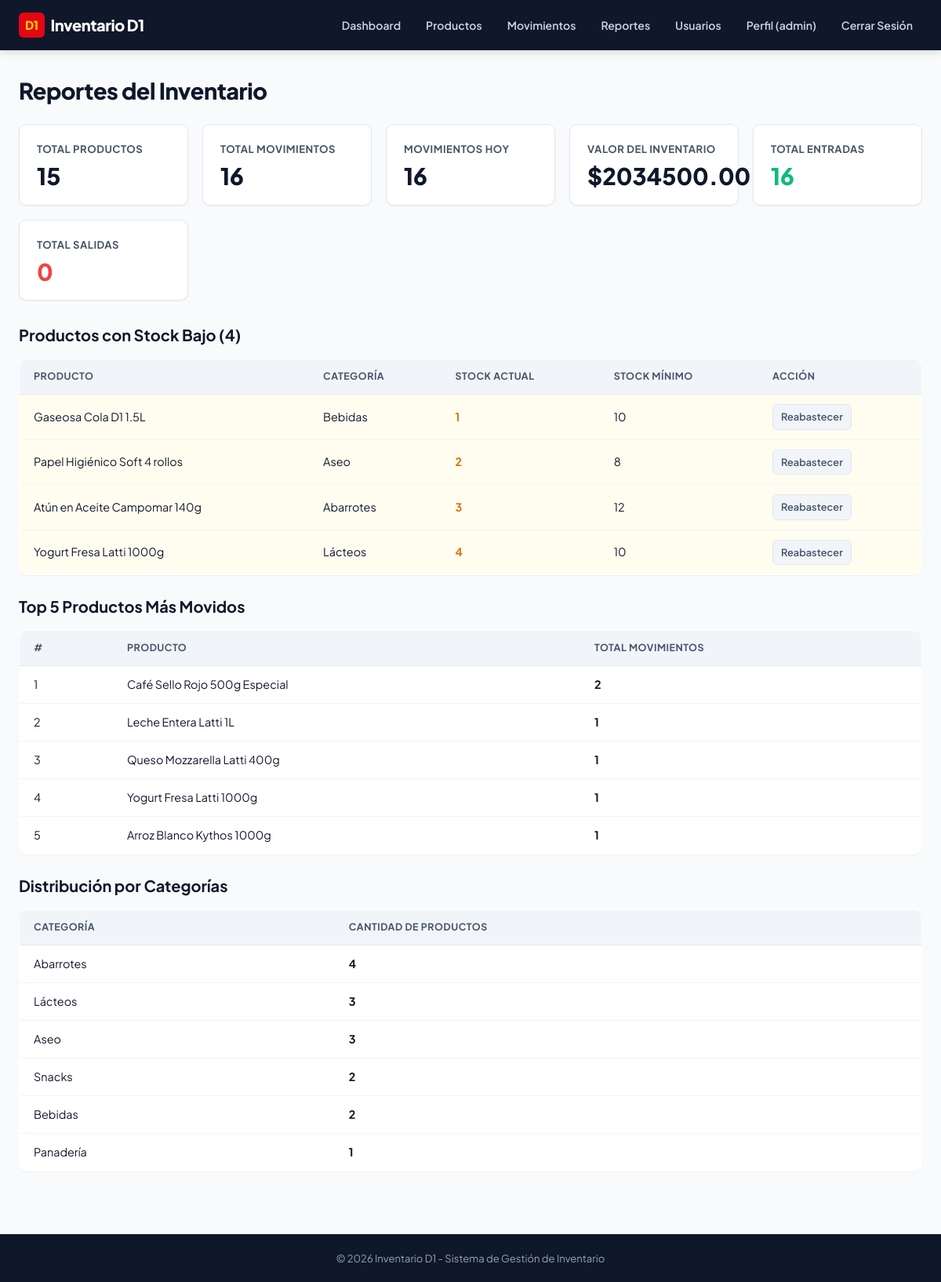
The app's page /reportes (signed in) with its own data.
### app/models.py (models this page shows, shortened)
class Producto(db.Model):
    __tablename__ = 'producto'
    id = db.Column(db.Integer, primary_key=True)
    nombre = db.Column(db.String(150), nullable=False)
    categoria = db.Column(db.String(100), nullable=True)
    precio = db.Column(db.Float, nullable=False)
    cantidad_stock = db.Column(db.Integer, default=0, nullable=False)
    stock_minimo = db.Column(db.Integer, default=5, nullable=False)
    fecha_ingreso = db.Column(db.DateTime, default=datetime.utcnow)
    movimientos = db.relationship('Movimiento', backref='producto', lazy=True, cascade='all, delete-orphan')

### app/routes.py (the view)
@main.route('/reportes')
@login_required
def reportes():
    total_productos = Producto.query.count()
    total_movimientos = Movimiento.query.count()
    movimientos_hoy = Movimiento.query.filter(
        db.func.date(Movimiento.fecha) == date.today()
    ).count()
    valor_inventario = db.session.query(
        db.func.sum(Producto.precio * Producto.cantidad_stock)
    ).scalar() or 0.0
    total_entradas = Movimiento.query.filter_by(tipo='entrada').count()
    total_salidas = Movimiento.query.filter_by(tipo='salida').count()
    productos_stock_bajo = Producto.query.filter(
        Producto.cantidad_stock <= Producto.stock_minimo
    ).order_by(Producto.cantidad_stock.asc()).all()
    top_movidos_query = db.session.query(
        Producto.nombre,
        db.func.count(Movimiento.id).label('total_movs')
    ).join(Movimiento, Producto.id == Movimiento.producto_id)\
     .group_by(Producto.id, Producto.nombre)\
     .order_by(db.desc('total_movs'))\
     .limit(5).all()
    categorias_query = db.session.query(
        Producto.categoria,
        db.func.count(Producto.id).label('total_prods')
    ).group_by(Producto.categoria)\
     .order_by(db.desc('total_prods')).all()
    return render_template('reportes.html',
                           total_productos=total_productos,
                           total_movimientos=total_movimientos,
                           movimientos_hoy=movimientos_hoy,
                           valor_inventario=valor_inventario,
                           total_entradas=total_entradas,
                           total_salidas=total_salidas,
                           productos_stock_bajo=productos_stock_bajo,
                           productos_mas_movidos=top_movidos_query,
                           categorias=categorias_query)

### app/routes.py (called while the page is built)
def login_required(f):
    @wraps(f)
    def decorated_function(*args, **kwargs):
        if 'usuario_id' not in session:
            flash('Debes iniciar sesión para acceder a esta página.', 'warning')
            return redirect(url_for('main.login', next=request.path))
        return f(*args, **kwargs)
    return decorated_function

@main.before_app_request
def cargar_usuario_actual():
    g.usuario = None
    if 'usuario_id' in session:
        g.usuario = db.session.get(Usuario, session['usuario_id'])
        if g.usuario is None:
            session.clear()

@main.app_context_processor
def inject_global_vars():
    return dict(
        usuario_actual=getattr(g, 'usuario', None),
        now=datetime.utcnow()
    )

### app/templates/reportes.html (shortened to what this page needs)
{% extends 'base.html' %}
{% block content %}
<h1>Reportes del Inventario</h1>
<div class="dashboard">
    <div class="card">
        <h2>Total Productos</h2>
        <p class="number">{{ total_productos }}</p>
    </div>
    <div class="card">
        <h2>Total Movimientos</h2>
        <p class="number">{{ total_movimientos }}</p>
    </div>
    <div class="card">
        <h2>Movimientos Hoy</h2>
        <p class="number">{{ movimientos_hoy }}</p>
    </div>
    <div class="card">
        <h2>Valor del Inventario</h2>
        <p class="number">${{ "%.2f"|format(valor_inventario) }}</p>
    </div>
    <div class="card">
        <h2>Total Entradas</h2>
        <p class="number entrada">{{ total_entradas }}</p>
    </div>
    <div class="card">
        <h2>Total Salidas</h2>
        <p class="number salida">{{ total_salidas }}</p>
    </div>
</div>
<section class="reporte-seccion">
    <h2>Productos con Stock Bajo ({{ productos_stock_bajo|length }})</h2>
    {% if productos_stock_bajo %}
        <table id="tabla-reporte-stock-bajo">
            <thead>
                <tr>
                    <th>Producto</th>
                    <th>Categor&iacute;a</th>
                    <th>Stock Actual</th>
                    <th>Stock M&iacute;nimo</th>
                    <th>Acci&oacute;n</th>
                </tr>
            </thead>
            <tbody>
                {% for producto in productos_stock_bajo %}
                <tr class="stock-bajo">
                    <td>{{ producto.nombre }}</td>
                    <td>{{ producto.categoria or 'Sin categoría' }}</td>
                    <td class="warning"><strong>{{ producto.cantidad_stock }}</strong></td>
                    <td>{{ producto.stock_minimo }}</td>
                    <td>
                        <a href="{{ url_for('main.registrar_movimiento', producto_id=producto.id) }}"
                           class="btn-small">Reabastecer</a>
                    </td>
                </tr>
                {% endfor %}
            </tbody>
        </table>
    {% else %}
        <p class="empty success-message">✓ No hay productos con stock bajo.</p>
    {% endif %}
</section>
<section class="reporte-seccion">
    <h2>Top 5 Productos M&aacute;s Movidos</h2>
    {% if productos_mas_movidos %}
        <table id="tabla-reporte-top-productos">
            <thead>
                <tr>
                    <th>#</th>
                    <th>Producto</th>
                    <th>Total Movimientos</th>
                </tr>
            </thead>
            <tbody>
                {% for nombre, total in productos_mas_movidos %}
                <tr>
                    <td>{{ loop.index }}</td>
                    <td>{{ nombre }}</td>
                    <td><strong>{{ total }}</strong></td>
                </tr>
                {% endfor %}
            </tbody>
        </table>
    {% else %}
        <p class="empty">No hay datos suficientes para este reporte.</p>
    {% endif %}
</section>
<section class="reporte-seccion">
    <h2>Distribuci&oacute;n por Categor&iacute;as</h2>
    {% if categorias %}
        <table id="tabla-reporte-categorias">
            <thead>
                <tr>
                    <th>Categor&iacute;a</th>
                    <th>Cantidad de Productos</th>
                </tr>
            </thead>
            <tbody>
                {% for categoria, total in categorias %}
                <tr>
                    <td>{{ categoria or 'Sin categoría' }}</td>
                    <td><strong>{{ total }}</strong></td>
                </tr>
                {% endfor %}
            </tbody>
        </table>
    {% else %}
        <p class="empty">No hay datos suficientes para este reporte.</p>
    {% endif %}
</section>
{% endblock %}

### app/static/css/style.css (style rules this page uses)
:root { --primary: #E30613; --primary-hover: #C20510; --primary-light: #FEE2E2; --accent-yellow: #FFD100; --accent-yellow-dark: #D97706; --bg-page: #F8FAFC; --bg-card: #FFFFFF; --bg-header: #0F172A; --border-color: #E2E8F0; --border-subtle: #F1F5F9; --text-primary: #0F172A; --text-secondary: #475569; --text-muted: #94A3B8; --text-inverse: #FFFFFF; --success: #10B981; --success-bg: #ECFDF5; --warning: #F59E0B; --warning-bg: #FFFBEB; --danger: #EF4444; --danger-bg: #FEF2F2; --info: #3B82F6; --info-bg: #EFF6FF; --radius-sm: 6px; --radius-md: 10px; --radius-lg: 16px; --radius-full: 9999px; --shadow-sm: 0 1px 2px rgba(0, 0, 0, 0.05); --shadow-md: 0 4px 6px -1px rgba(0, 0, 0, 0.08), 0 2px 4px -2px rgba(0, 0, 0, 0.04); --shadow-lg: 0 10px 15px -3px rgba(0, 0, 0, 0.1), 0 4px 6px -4px rgba(0, 0, 0, 0.05); }
*, *::before, *::after { box-sizing: border-box; margin: 0; padding: 0; }
body { font-family: 'Plus Jakarta Sans', system-ui, -apple-system, BlinkMacSystemFont, 'Segoe UI', Roboto, sans-serif; background-color: var(--bg-page); color: var(--text-primary); line-height: 1.6; min-height: 100vh; display: flex; flex-direction: column; }
a { color: var(--primary); text-decoration: none; transition: color 0.15s ease; }
h1 { font-size: 1.8rem; font-weight: 800; color: var(--text-primary); margin-bottom: 20px; letter-spacing: -0.5px; }
h2 { font-size: 1.25rem; font-weight: 700; color: var(--text-primary); margin: 24px 0 14px; }
.dashboard { display: grid; grid-template-columns: repeat(auto-fit, minmax(200px, 1fr)); gap: 18px; margin-bottom: 28px; }
.card { background: var(--bg-card); border: 1px solid var(--border-color); border-radius: var(--radius-md); padding: 20px 22px; box-shadow: var(--shadow-sm); transition: transform 0.2s ease, box-shadow 0.2s ease; }
.card h2 { font-size: 0.82rem; font-weight: 700; text-transform: uppercase; letter-spacing: 0.5px; color: var(--text-secondary); margin: 0 0 8px 0; }
.card p.number { font-size: 1.85rem; font-weight: 800; color: var(--text-primary); line-height: 1.1; }
.card p.number.entrada { color: var(--success); }
.card p.number.salida { color: var(--danger); }
table { width: 100%; border-collapse: collapse; background: var(--bg-card); border: 1px solid var(--border-color); border-radius: var(--radius-md); overflow: hidden; margin-bottom: 20px; font-size: 0.9rem; box-shadow: var(--shadow-sm); }
th { background: #F1F5F9; color: var(--text-secondary); font-weight: 700; font-size: 0.78rem; text-transform: uppercase; letter-spacing: 0.5px; padding: 12px 18px; text-align: left; border-bottom: 1px solid var(--border-color); }
td { padding: 12px 18px; border-bottom: 1px solid var(--border-subtle); vertical-align: middle; }
tr:last-child td { border-bottom: none; }
tr.stock-bajo td { background-color: #FFFDF0; }
td.warning { color: #D97706; font-weight: 700; }
.btn-small { display: inline-block; padding: 5px 10px; font-size: 0.8rem; font-weight: 600; border-radius: var(--radius-sm); background: #F1F5F9; color: var(--text-secondary); border: 1px solid var(--border-color); margin-right: 4px; }

### records on screen
Producto: nombre "Gaseosa Cola D1 1.5L", categoria "Bebidas", cantidad_stock "1", stock_minimo "10"
Producto: nombre "Papel Higiénico Soft 4 rollos", categoria "Aseo", cantidad_stock "2", stock_minimo "8"
Producto: nombre "Atún en Aceite Campomar 140g", categoria "Abarrotes", cantidad_stock "3", stock_minimo "12"
Producto: nombre "Yogurt Fresa Latti 1000g", categoria "Lácteos", cantidad_stock "4", stock_minimo "10", total "1", id "3"
Producto: nombre "Café Sello Rojo 500g Especial", total "2"
Producto: nombre "Leche Entera Latti 1L", id "1"
Producto: nombre "Queso Mozzarella Latti 400g", total "1"
Producto: nombre "Arroz Blanco Kythos 1000g", total "1", categoria "Abarrotes", id "4"

### other values on screen
{{ session.get('usuario_username') }} "admin"
{{ total_productos }} "15"
{{ total_movimientos }} "16"
{{ movimientos_hoy }} "16"
{{ "%.2f"|format(valor_inventario) }} "2034500.00"
{{ total_entradas }} "16"
{{ total_salidas }} "0"
{{ productos_stock_bajo|length }} "4"
{{ categoria or 'Sin categoría' }} "Aseo" "Snacks" "Bebidas" "Panadería"
{{ total }} "3" "2" "2" "1"
